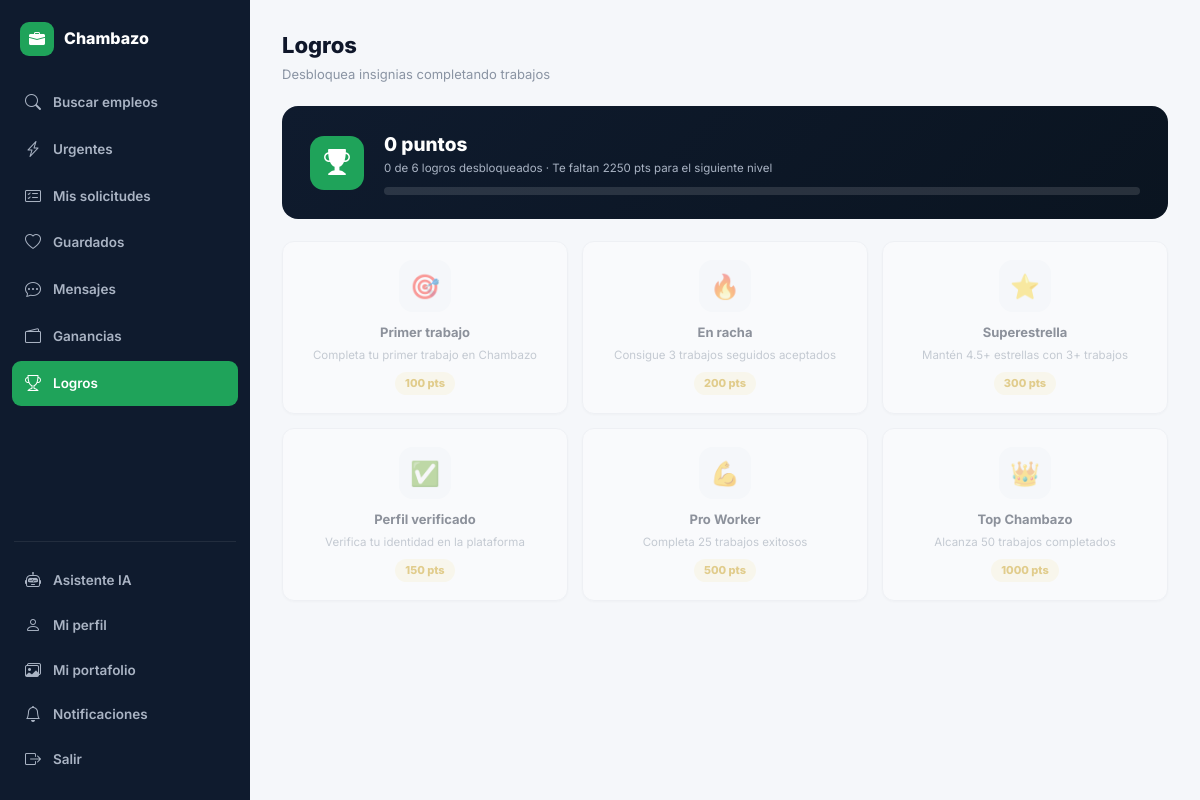
/logros/ (signed in), run on the app's committed database.
### core/models.py (models this page shows, shortened)
class Logro(models.Model):
    codigo      = models.CharField(max_length=40, unique=True)
    nombre      = models.CharField(max_length=100)
    descripcion = models.CharField(max_length=200)
    icono       = models.CharField(max_length=10, default='🏆')
    puntos      = models.PositiveIntegerField(default=100)
    meta        = models.PositiveIntegerField(default=1, help_text='Cantidad requerida para desbloquear')
    orden       = models.PositiveIntegerField(default=0)
    class Meta:
        ordering = ['orden']

### core/views.py (the view)
# urls.py: path('logros/', views.logros, name='logros'),
@login_required
def logros(request):
    verificar_logros(request.user)
    todos = Logro.objects.all()
    obtenidos_ids = set(LogroObtenido.objects.filter(usuario=request.user).values_list('logro_id', flat=True))
    puntos_totales = Logro.objects.filter(id__in=obtenidos_ids).aggregate(s=Sum('puntos'))['s'] or 0
    puntos_max = todos.aggregate(s=Sum('puntos'))['s'] or 1
    lista = []
    for l in todos:
        lista.append({'logro': l, 'desbloqueado': l.id in obtenidos_ids})
    nivel_pct = int((puntos_totales / puntos_max) * 100) if puntos_max else 0
    ctx = ctx_base(request)
    ctx.update({
        'lista_logros': lista, 'puntos_totales': puntos_totales,
        'desbloqueados': len(obtenidos_ids), 'total_logros': todos.count(),
        'nivel_pct': nivel_pct, 'puntos_faltan': max(puntos_max - puntos_totales, 0),
        'active': 'logros',
    })
    return render(request, 'core/logros.html', ctx)

### core/context_processors.py (called while the page is built)
def global_settings(request):
    return {
        'GOOGLE_MAPS_KEY': getattr(settings, 'GOOGLE_MAPS_API_KEY', ''),
    }

### core/views.py (called while the page is built)
def ctx_base(request):
    ctx = {'GOOGLE_MAPS_KEY': settings.GOOGLE_MAPS_API_KEY}
    if request.user.is_authenticated:
        ctx['notif_count'] = Notificacion.objects.filter(usuario=request.user, leida=False).count()
        if request.user.profile.rol == 'trabajador':
            ctx['urgentes_count'] = Trabajo.objects.filter(activo=True, es_urgente=True).count()
            ctx['solicitudes_pend_count'] = Solicitud.objects.filter(
                trabajador=request.user, estado__in=['pendiente', 'en_revision']).count()
    return ctx

### core/templates/core/logros.html (shortened to what this page needs)
{% extends 'core/base.html' %}
{% block body %}
{% include 'core/_sidebar_trabajador.html' %}
<div class="page-hd"><div><h1>Logros</h1><p>Desbloquea insignias completando trabajos</p></div></div>
<div class="logro-hero">
  <div class="logro-hero-icon"><i class="bi bi-trophy-fill"></i></div>
  <div style="flex:1;">
    <div class="fw-800" style="font-size:19px;">{{ puntos_totales }} puntos</div>
    <div class="t-xs" style="color:#aab4c4;margin-bottom:10px;">{{ desbloqueados }} de {{ total_logros }} logros desbloqueados · Te faltan {{ puntos_faltan }} pts para el siguiente nivel</div>
    <div class="prog-wrap" style="background:rgba(255,255,255,.12);"><div class="prog-fill" style="width:{{ nivel_pct }}%;"></div></div>
  </div>
</div>
<div class="logros-grid">
  {% for item in lista_logros %}
  <div class="logro-card {% if not item.desbloqueado %}locked{% endif %}">
    <div class="logro-icon-box">{{ item.logro.icono }}</div>
    <div class="fw-700 t-sm">{{ item.logro.nombre }}</div>
    <div class="t-xs t-muted mt-4">{{ item.logro.descripcion }}</div>
    <div class="logro-pts">{% if item.desbloqueado %}✓ Desbloqueado{% else %}{{ item.logro.puntos }} pts{% endif %}</div>
  </div>
  {% endfor %}
</div>
{% include 'core/_sidebar_close.html' %}
{% endblock %}

### static/css/chambazo.css (style rules this page uses)
:root { --green:#1FA35A; --green-dark:#178449; --green-light:#e7f7ee; --green-glow:rgba(31,163,90,.18); --yellow:#F2B90D; --yellow-dark:#c99a08; --yellow-light:#fdf6dc; --red:#e5484d; --red-light:#fdeceb; --blue:#3b82f6; --blue-light:#e8f0fe; --purple:#8b5cf6; --purple-light:#f1ebfe; --navy:#0f1b2e; --navy-2:#16233a; --navy-3:#1c2c47; --dark:#0f172a; --mid:#4b5768; --muted:#8a94a3; --border:#e6e9ee; --bg:#f5f7fa; --white:#ffffff; --r-sm:8px; --r:12px; --r-lg:16px; --r-xl:22px; --sh:0 1px 3px rgba(15,23,42,.06); --sh-md:0 4px 14px rgba(15,23,42,.08); --sh-lg:0 10px 34px rgba(15,23,42,.12); --sh-xl:0 24px 64px rgba(15,23,42,.18); --font:'Inter',system-ui,sans-serif; --tr:all .18s cubic-bezier(.4,0,.2,1); }
*,*::before,*::after { box-sizing:border-box;margin:0;padding:0 }
html { scroll-behavior:smooth }
body { font-family:var(--font);background:var(--bg);color:var(--dark);line-height:1.55;-webkit-font-smoothing:antialiased }
.t-sm { font-size:13px }
.t-xs { font-size:11.5px }
.fw-800 { font-weight:800 }
.fw-700 { font-weight:700 }
.t-muted { color:var(--muted) }
.page-hd { display:flex;align-items:flex-start;justify-content:space-between;margin-bottom:22px;gap:14px;flex-wrap:wrap }
.page-hd h1 { font-size:22px;font-weight:800;color:var(--dark) }
.page-hd p { font-size:13px;color:var(--muted);margin-top:2px }
.prog-wrap { background:#eef1f5;border-radius:99px;height:8px;overflow:hidden }
.logro-hero { background:linear-gradient(135deg,var(--navy),#0a1420);border-radius:var(--r-lg);padding:24px 28px;color:#fff;display:flex;align-items:center;gap:20px;margin-bottom:22px }
.logro-hero-icon { width:54px;height:54px;border-radius:14px;background:var(--green);display:flex;align-items:center;justify-content:center;font-size:26px;flex-shrink:0 }
.logros-grid { display:grid;grid-template-columns:repeat(3,1fr);gap:14px }
.logro-card { background:#fff;border-radius:var(--r);padding:18px;box-shadow:var(--sh);border:1px solid var(--border);text-align:center;transition:var(--tr) }
.logro-card.locked { opacity:.45 }
.logro-icon-box { width:52px;height:52px;border-radius:14px;display:flex;align-items:center;justify-content:center;font-size:24px;margin:0 auto 10px;background:var(--yellow-light) }
.logro-card.locked .logro-icon-box { background:var(--bg) }
.logro-pts { display:inline-block;margin-top:8px;padding:3px 10px;border-radius:99px;background:var(--yellow-light);color:var(--yellow-dark);font-size:11px;font-weight:800 }
.mt-4 { margin-top:4px }

### data on the page
Logro: logro.icono "🎯", logro.nombre "Primer trabajo", logro.descripcion "Completa tu primer trabajo en Chambazo", logro.puntos "100"
Logro: logro.icono "🔥", logro.nombre "En racha", logro.descripcion "Consigue 3 trabajos seguidos aceptados", logro.puntos "200"
Logro: logro.icono "⭐", logro.nombre "Superestrella", logro.descripcion "Mantén 4.5+ estrellas con 3+ trabajos", logro.puntos "300"
Logro: logro.icono "✅", logro.nombre "Perfil verificado", logro.descripcion "Verifica tu identidad en la plataforma", logro.puntos "150"
Logro: logro.icono "💪", logro.nombre "Pro Worker", logro.descripcion "Completa 25 trabajos exitosos", logro.puntos "500"
Logro: logro.icono "👑", logro.nombre "Top Chambazo", logro.descripcion "Alcanza 50 trabajos completados", logro.puntos "1000"

### other printed values
{{ puntos_totales }} "0"
{{ desbloqueados }} "0"
{{ total_logros }} "6"
{{ puntos_faltan }} "2250"
